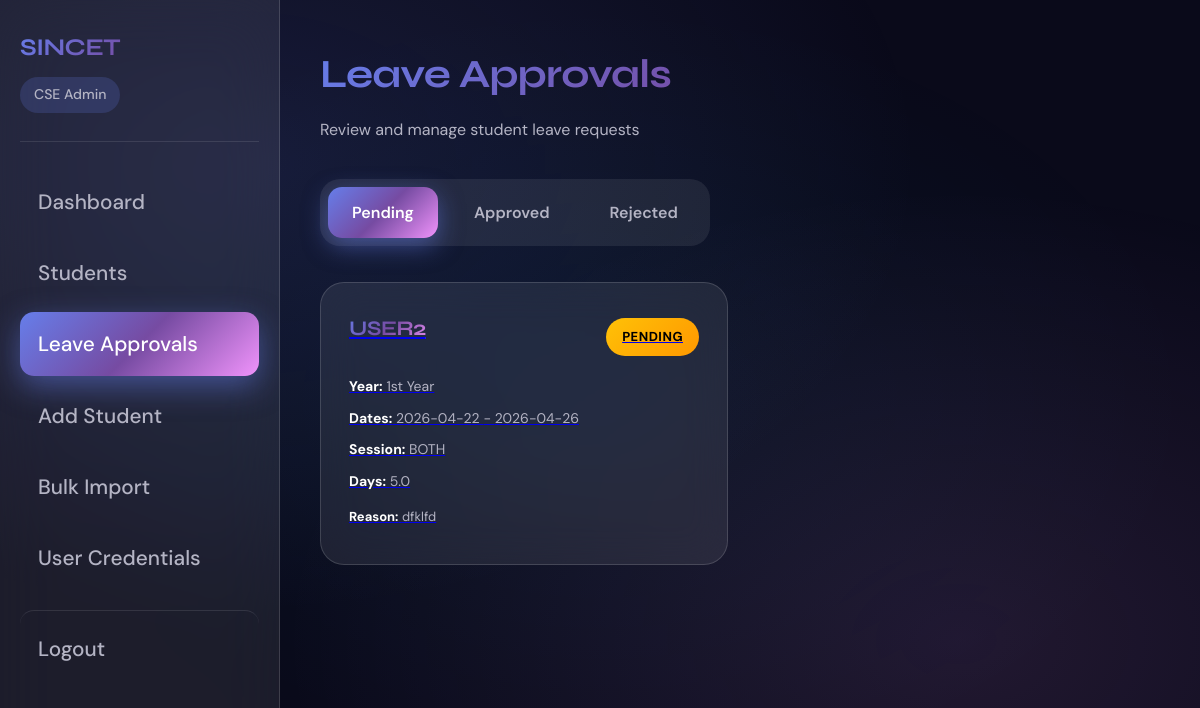
The page /admin/leave_approvals (signed in) on the database its author committed.
### tables this page shows
CREATE TABLE leave_applications (
            id INTEGER PRIMARY KEY,
            student_id TEXT NOT NULL,
            name TEXT NOT NULL,
            register_number TEXT NOT NULL,
            department TEXT NOT NULL,
            year TEXT NOT NULL,
            reason TEXT NOT NULL,
            from_date TEXT NOT NULL,
            to_date TEXT NOT NULL,
            num_days REAL NOT NULL,
            session_type TEXT NOT NULL,
            days_already_taken INTEGER DEFAULT 0,
            student_signature TEXT,
            parent_signature TEXT,
            status TEXT DEFAULT 'pending',
            admin_remarks TEXT,
            applied_time TEXT DEFAULT CURRENT_TIMESTAMP,
            processed_time TEXT,
            processed_by TEXT,
            FOREIGN KEY (student_id) REFERENCES students(student_id)
        );

### app.py (the view)
@app.route('/admin/leave_approvals')
@admin_required
def admin_leave_approvals():
    db = get_db()
    status = request.args.get('status', 'pending')
    if session.get('role') == 'principal':
        dept = request.args.get('department', None)
        if dept:
            leaves = db.execute('''SELECT * FROM leave_applications
                                  WHERE department = ? AND status = ?
                                  ORDER BY applied_time DESC''', (dept, status)).fetchall()
        else:
            leaves = db.execute('''SELECT * FROM leave_applications
                                  WHERE status = ?
                                  ORDER BY applied_time DESC''', (status,)).fetchall()
    else:
        dept = session['department']
        leaves = db.execute('''SELECT * FROM leave_applications
                              WHERE department = ? AND status = ?
                              ORDER BY applied_time DESC''', (dept, status)).fetchall()
    return render_template('admin_leave_approvals.html', leaves=leaves, status=status)

### app.py (called while the page is built)
def get_db():
    db = sqlite3.connect(DATABASE)
    db.row_factory = sqlite3.Row
    return db

def admin_required(f):
    @wraps(f)
    def decorated_function(*args, **kwargs):
        if session.get('role') not in ['admin', 'principal']:
            flash('Admin access required', 'error')
            return redirect(url_for('login'))
        return f(*args, **kwargs)
    return decorated_function

### templates/admin_leave_approvals.html (shortened to what this page needs)
{% extends "base.html" %}
{% block content %}
<div class="admin-layout">
    <aside class="sidebar">
        <div class="sidebar-header">
            <h2>SINCET</h2>
            <span class="department">{{ session['department'] }} Admin</span>
        </div>
        <nav>
            <a href="{{ url_for('admin_dashboard') }}" class="nav-item">
                <span>Dashboard</span>
            </a>
            <a href="{{ url_for('admin_students') }}" class="nav-item">
                <span>Students</span>
            </a>
            <a href="{{ url_for('admin_leave_approvals') }}" class="nav-item active">
                <span>Leave Approvals</span>
            </a>
            <a href="{{ url_for('add_student') }}" class="nav-item">
                <span>Add Student</span>
            </a>
            <a href="{{ url_for('bulk_import') }}" class="nav-item">
                <span>Bulk Import</span>
            </a>
            <a href="{{ url_for('user_credentials') }}" class="nav-item">
                <span>User Credentials</span>
            </a>
            <a href="{{ url_for('logout') }}" class="nav-item logout-btn">
                <span>Logout</span>
            </a>
        </nav>
    </aside>
    <main class="main-content">
        <div class="content-header">
            <h1>Leave Approvals</h1>
            <p style="color: var(--text-secondary); margin-top: 8px;">Review and manage student leave requests</p>
        </div>
        <div class="status-tabs">
            <a href="{{ url_for('admin_leave_approvals', status='pending') }}" class="{% if status == 'pending' %}active{% endif %}">Pending</a>
            <a href="{{ url_for('admin_leave_approvals', status='approved') }}" class="{% if status == 'approved' %}active{% endif %}">Approved</a>
            <a href="{{ url_for('admin_leave_approvals', status='rejected') }}" class="{% if status == 'rejected' %}active{% endif %}">Rejected</a>
        </div>
        {% if leaves %}
        <div class="leaves-grid">
            {% for leave in leaves %}
            <a href="{{ url_for('admin_leave_detail', leave_id=leave['id']) }}" class="leave-card leave-card-{{ leave['status'] }}">
                <div class="leave-card-header" style="display: flex; justify-content: space-between; align-items: center; margin-bottom: 12px;">
                    <h3>{{ leave['name'] }}</h3>
                    <span class="status {{ leave['status'] }}">{{ leave['status'] }}</span>
                </div>
                <p><strong>Year:</strong> {{ leave['year'] }}</p>
                <p><strong>Dates:</strong> {{ leave['from_date'] }} - {{ leave['to_date'] }}</p>
                <p><strong>Session:</strong> {{ leave['session_type'] }}</p>
                <p><strong>Days:</strong> {{ leave['num_days'] }}</p>
                <p style="margin-top: 12px; color: var(--text-secondary); font-size: 13px;"><strong>Reason:</strong> {{ leave['reason'][:80] }}{% if leave['reason']|length > 80 %}...{% endif %}</p>
            </a>
            {% endfor %}
        </div>
        {% else %}
        <div class="info-box">
            <p>No {{ status }} leave requests found.</p>
        </div>
        {% endif %}
    </main>
</div>
{% endblock %}

### rows shown on the page
leave_applications: department "CSE", name "USER2", status "PENDING", year "1st Year", from_date "2026-04-22", to_date "2026-04-26", session_type "BOTH", num_days "5.0", reason "dfklfd"
